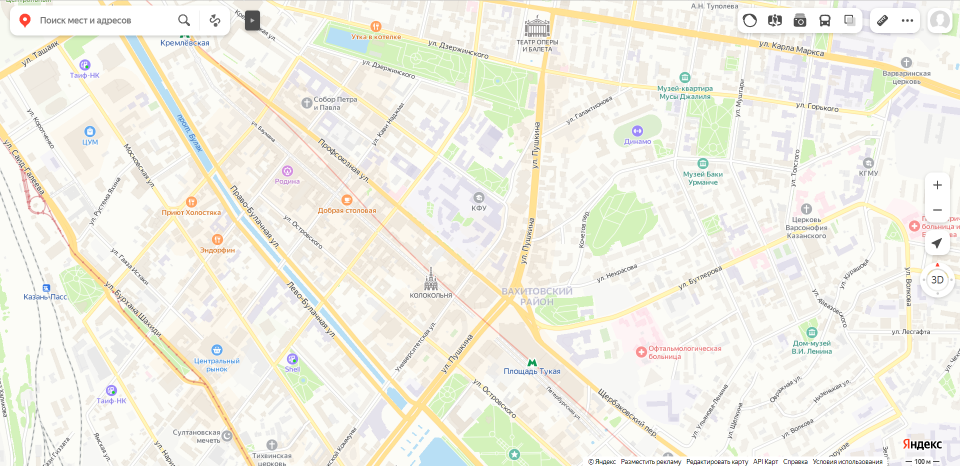
#> input picture HW_2/map.png, 1920 x 932 px (shown at 1/2 size)
$ python map.py
#> lines starting #> are read from the running program, lines starting #| are printed output that depends on the picture; after the words box and inside, x2 and y2 are one past the last pixel; in counts of white or black regions, pixels touching at a corner belong together
import cv2

img = cv2.imread('map.png')
#> img is the input picture: shape (932, 1920, 3); mean B, G, R 229.2, 239.9, 241.2
scale = img.shape[0] / img.shape[1]
#> scale = 0.485
img = cv2.resize(img, (960, int(960 * scale)))
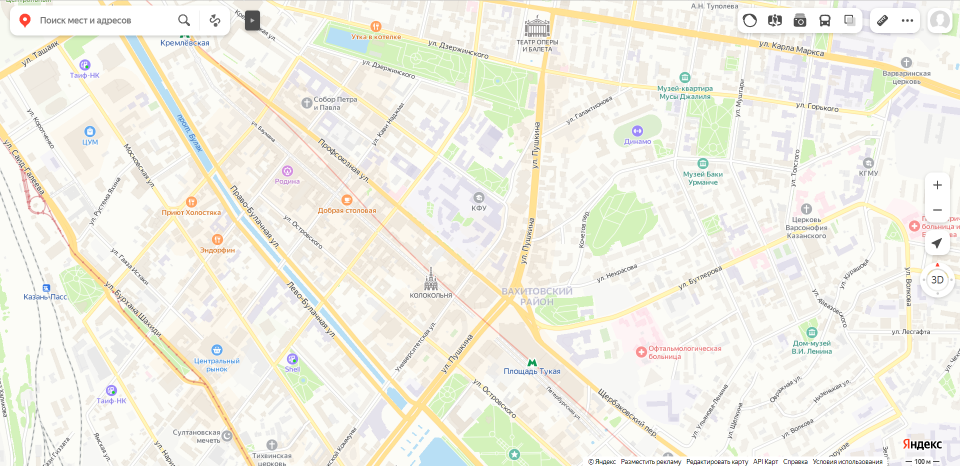
#> img: shape (466, 960, 3); mean B, G, R 229.2, 239.9, 241.3


def draw_circle(event, x, y, flags, param):
    global is_not_first, last_pos, total_length
    if event == cv2.EVENT_LBUTTONDBLCLK:
        if is_not_first:
            cv2.line(img, last_pos, (x, y), (255, 255, 0), 3)
            total_length += ((((x - last_pos[0]) ** 2) + ((y - last_pos[1]) ** 2)) ** 0.5)
        else:
            cv2.circle(img, (x, y), 5, (0, 0, 255), cv2.FILLED)
        last_pos = (x, y)
        is_not_first = 1


is_not_first = 0
total_length = 0
last_pos = (0, 0)

cv2.imshow('img_warp', img)
cv2.setMouseCallback('img_warp', draw_circle)

while (1):
    cv2.imshow('img_warp', img)
    k = cv2.waitKey(20) & 0xFF
#> (key Esc is pressed here)
    if k == 27:  # ESC button in ASCII
        break

real_total_length = 555 / 175.82377541163197 * total_length
cv2.putText(img, "Total Length: " + str(round(real_total_length, 2)) + "m", (0, 50), cv2.FONT_HERSHEY_SIMPLEX, 1.5,
            (0, 0, 255), 2)
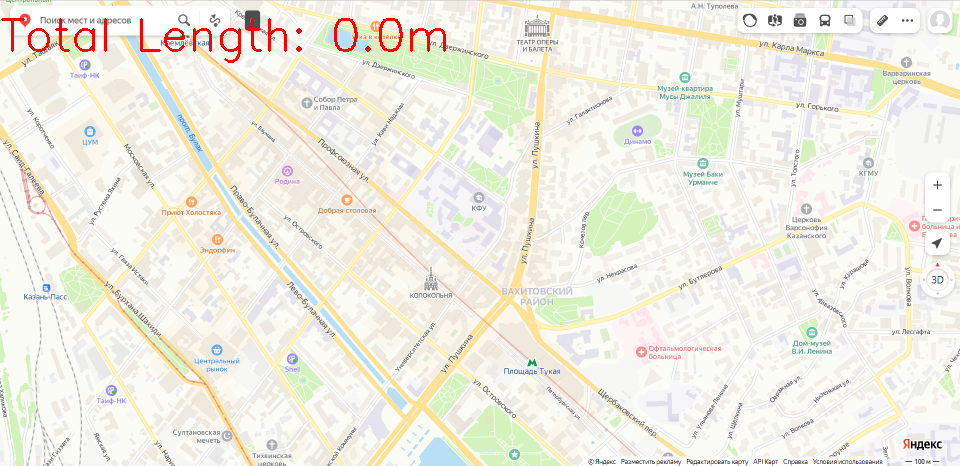
#> img: shape (466, 960, 3); 0.62% of pixels changed, all inside (x1, y1, x2, y2) = (1, 18, 446, 63)
cv2.circle(img, last_pos, 5, (0, 255, 0), cv2.FILLED)
#> img: shape (466, 960, 3); 0.01% of pixels changed, all inside (x1, y1, x2, y2) = (0, 0, 6, 6)
cv2.imshow('img_warp', img)
cv2.waitKey(0)
cv2.destroyAllWindows()
